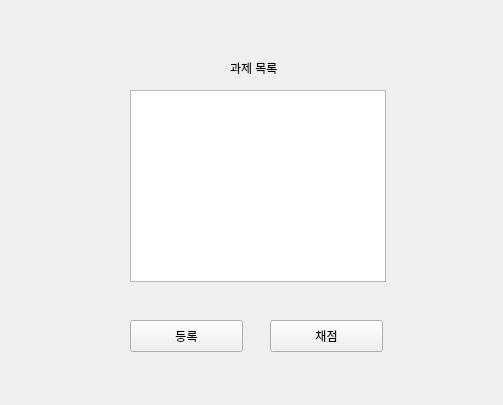
<?xml version="1.0" encoding="UTF-8"?>
<ui version="4.0">
 <class>Form</class>
 <widget class="QWidget" name="Form">
  <property name="geometry">
   <rect>
    <x>0</x>
    <y>0</y>
    <width>503</width>
    <height>405</height>
   </rect>
  </property>
  <property name="windowTitle">
   <string>Form</string>
  </property>
  <widget class="QLabel" name="label_className">
   <property name="geometry">
    <rect>
     <x>140</x>
     <y>30</y>
     <width>60</width>
     <height>16</height>
    </rect>
   </property>
   <property name="text">
    <string/>
   </property>
  </widget>
  <widget class="QLabel" name="label_studentName">
   <property name="geometry">
    <rect>
     <x>320</x>
     <y>30</y>
     <width>60</width>
     <height>16</height>
    </rect>
   </property>
   <property name="text">
    <string/>
   </property>
  </widget>
  <widget class="QLabel" name="label_HomeworkList">
   <property name="geometry">
    <rect>
     <x>230</x>
     <y>60</y>
     <width>60</width>
     <height>16</height>
    </rect>
   </property>
   <property name="text">
    <string>과제 목록</string>
   </property>
  </widget>
  <widget class="QListWidget" name="listWidget">
   <property name="geometry">
    <rect>
     <x>130</x>
     <y>90</y>
     <width>256</width>
     <height>192</height>
    </rect>
   </property>
  </widget>
  <widget class="QPushButton" name="pushButton_registerHomework">
   <property name="geometry">
    <rect>
     <x>130</x>
     <y>320</y>
     <width>113</width>
     <height>32</height>
    </rect>
   </property>
   <property name="text">
    <string>등록</string>
   </property>
  </widget>
  <widget class="QPushButton" name="pushButton_gradeHomework">
   <property name="geometry">
    <rect>
     <x>270</x>
     <y>320</y>
     <width>113</width>
     <height>32</height>
    </rect>
   </property>
   <property name="text">
    <string>채점</string>
   </property>
  </widget>
 </widget>
 <resources/>
 <connections/>
</ui>
